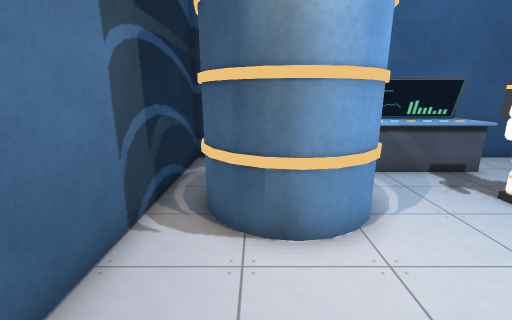
View 1 (above)

12 first-person views from a walk through a Unity game level. The camera is 1.4 m above the floor, tilts 14° down and sees 90° across. The floor is counted in squares, 0.5 m on a side. Each view is taken from the middle of a square. On the plan, view 1 faces up. The plan holds only what a view shows up to about 19 squares ahead; the rest is blank.

View 2
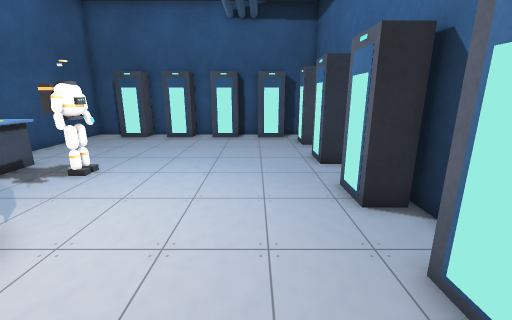

View 3
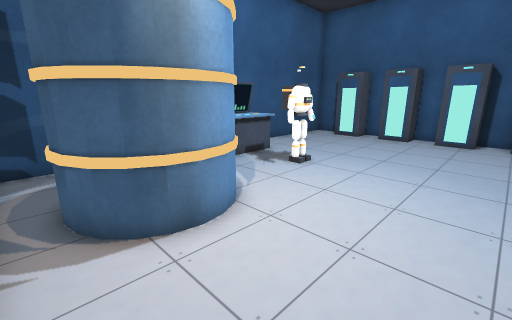

View 4
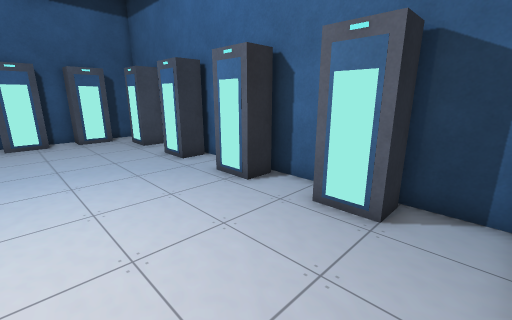

View 5
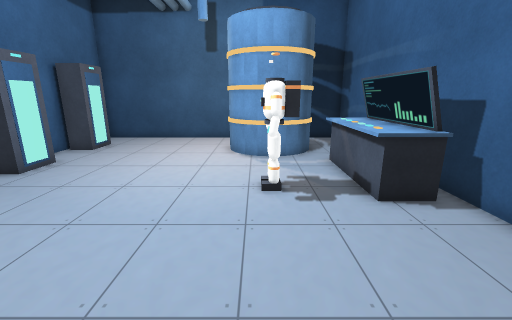

View 6
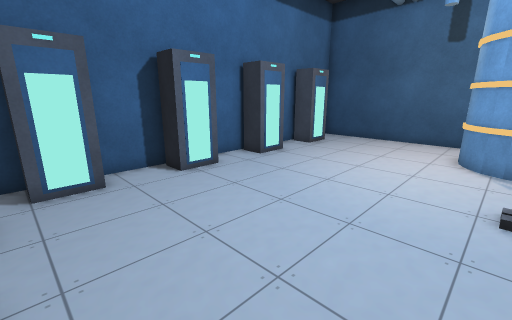

View 7
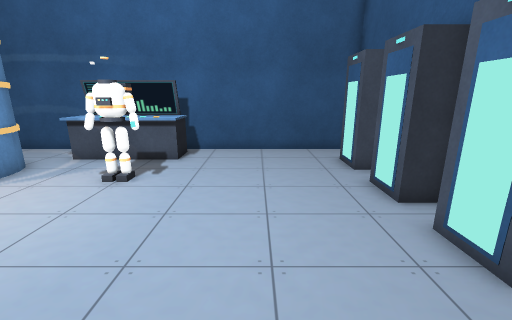

View 8
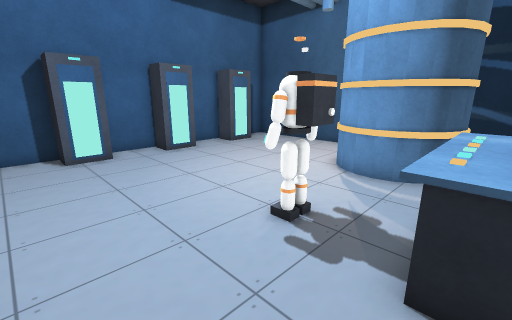

View 9
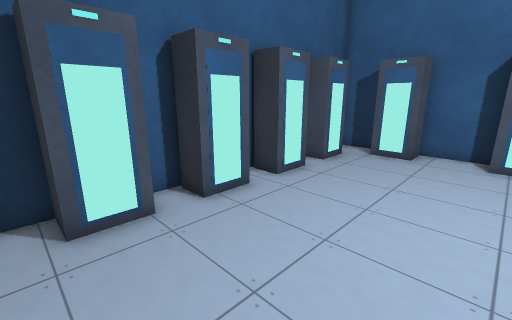

View 10
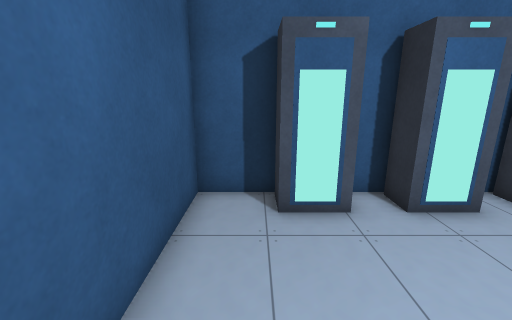

View 11
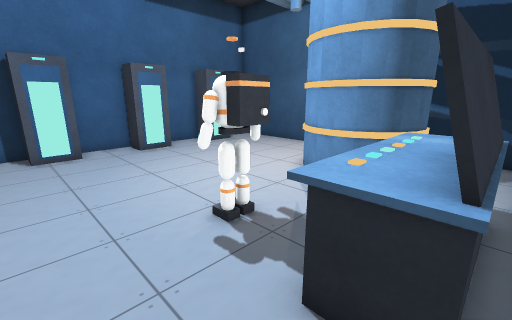

View 12
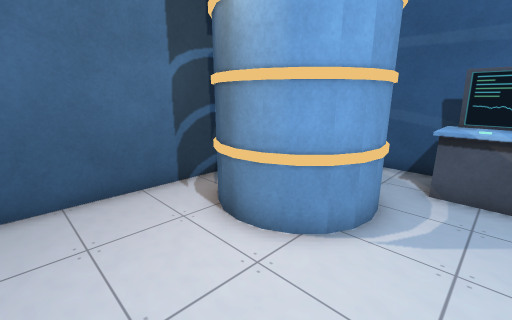

### Floor plan
Key: @ floor where view 1 was taken; # wall or solid block; . floor; = window, fence, low wall or low ledge; ^ raised ledge; O other object.
Columns run from 3 left of view 1 to 17 right of it. Each row starts with its distance up from view 1.
 12 #####################
 11 #......#####=.......#
 10 #......^^^^^=.......#
  9 #..OOO.^^^^^.......##
  8 #.   OO............##
  7 #.O   O...OO........#
  6 #.O   O...OO.......##
  5 #.OOOOO............##
  4 #..................#
  3 #..................#
  2 #..................##
  1 #..................##
  0 #..@...............##
 -1 #..................#
 -2 #..................#
 -3 #..###.###..##..####
 -4 ##################

Positions as (right, up) in squares from view 1, and headings:
1: (0, 0), facing up
2: (-2, 0), facing right
3: (-2, 0), facing up-right
4: (-2, 3), facing down-right
5: (15, 6), facing left
6: (15, 6), facing down-left
7: (12, -2), facing up
8: (12, 10), facing down-left
9: (10, 10), facing down-right
10: (10, 10), facing right
11: (11, 11), facing down-left
12: (5, 1), facing up-left
